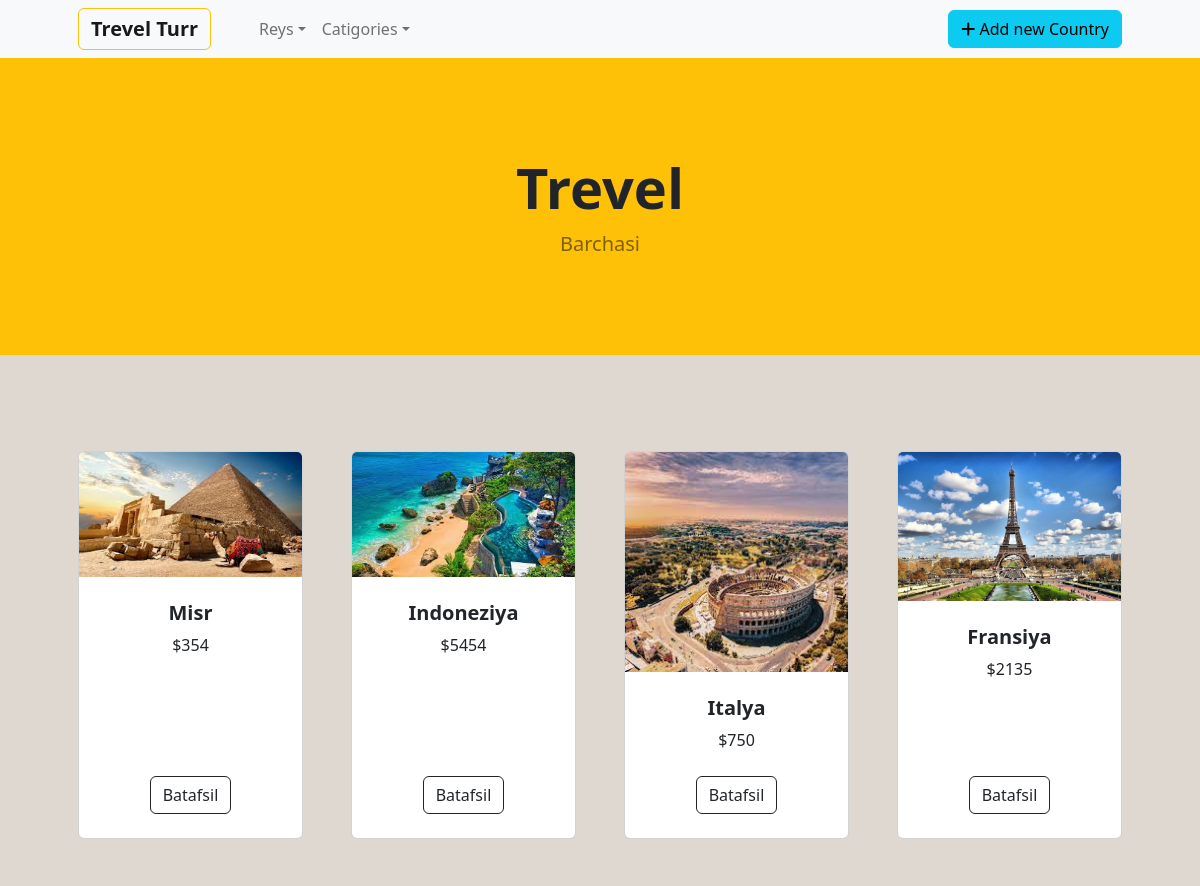
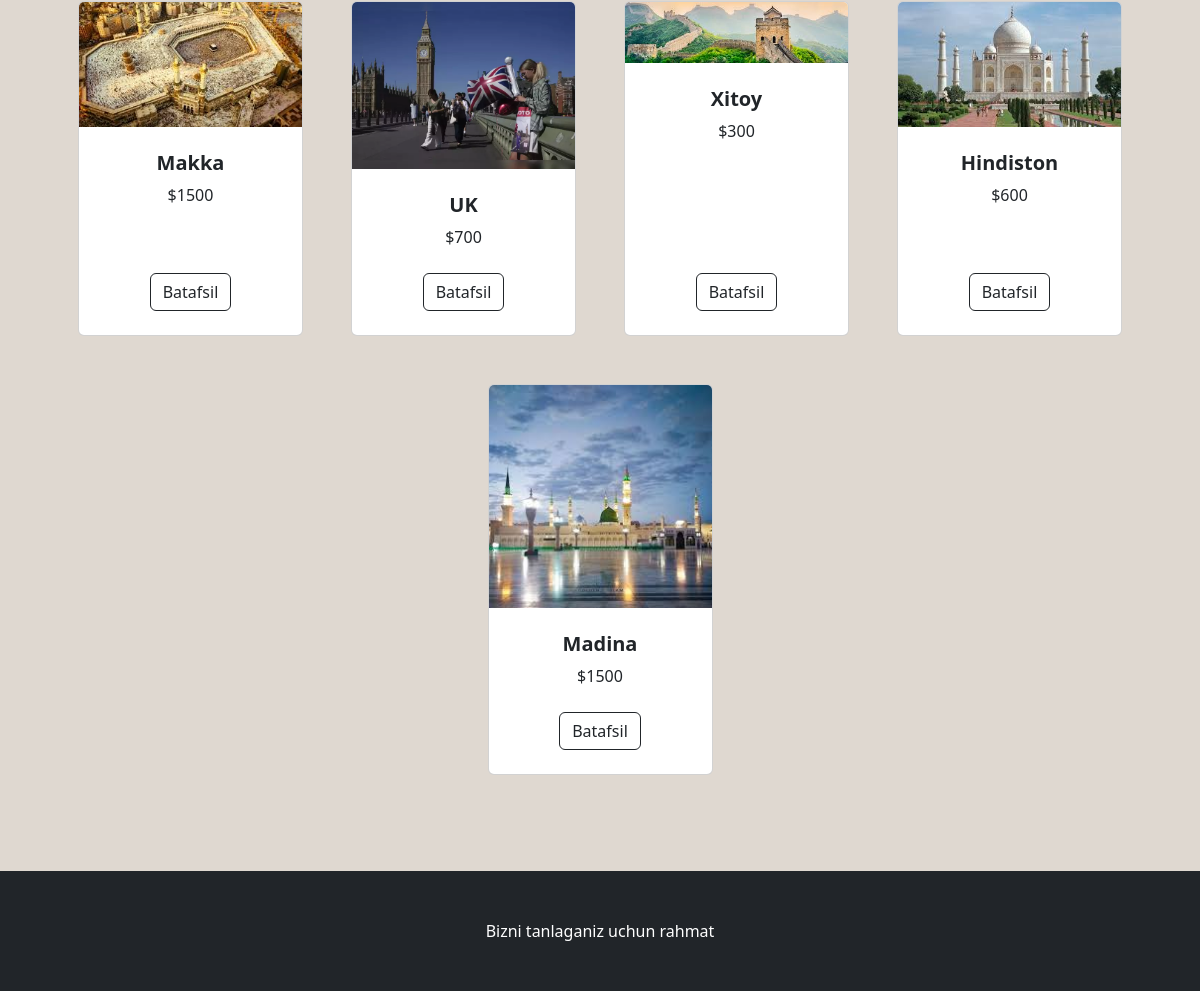
The page / on the database its author committed (2 pictures, top to bottom).
### shop/models.py (models this page shows, shortened)
class Product(models.Model):
    name=models.CharField(max_length=100)
    price=models.PositiveIntegerField()
    category=models.ForeignKey(Category,on_delete=models.CASCADE,related_name='products' )
    product_date=models.DateField(auto_now_add=True)
    image=models.ImageField(upload_to='product_image/',null=True)
    about=models.CharField(max_length=1500,null=True)

### shop/views.py (the view)
# urls.py: 2. Add a URL to urlpatterns:  path('', views.home, name='home')
def home(request):
    products = Product.objects.all()
    categorys = Category.objects.all()
    air = Air.objects.all()
    return render(request, 'home.html', {"products":products, "cats":categorys, 'air':air})

### template/home.html
{% extends 'base.html' %}
{% block content %}
        <section class="py-5">
            <div class="container px-4 px-lg-5 mt-5">
                <div class="row gx-4 gx-lg-5 row-cols-2 row-cols-md-3 row-cols-xl-4 justify-content-center">
                    {% for product in products %}
                    <div class="col mb-5">
                        <div class="card h-100">
                            <img class="card-img-top" src="{{product.image.url}}" alt="..." />
                            <div class="card-body p-4">
                                <div class="text-center">
                                    <h5 class="fw-bolder">{{ product.name }}</h5>
                                    ${{ product.price }}
                                </div>
                            </div>
                            <div class="card-footer p-4 pt-0 border-top-0 bg-transparent">
                                <div class="text-center">
                                    <a class="btn btn-outline-dark mt-auto" href="{% url 'batafsil' product.id %}">Batafsil</a>
                                </div>
                            </div>
                        </div>
                    </div>
                    {% endfor %}
                </div>
            </div>
        </section>
{% endblock content %}

### template/base.html (shortened to what this page needs)
{% load static %}
<!DOCTYPE html>
<html lang="en">
    <head>
        <link rel="stylesheet" href="https://cdnjs.cloudflare.com/ajax/libs/font-awesome/6.5.2/css/all.min.css" />
        <link href="https://cdn.jsdelivr.net/npm/bootstrap-icons@1.5.0/font/bootstrap-icons.css" rel="stylesheet" />
        <link href="{% static 'css/styles.css' %}" rel="stylesheet" />
    </head>
    <body style="background-color: rgb(223, 216, 208);">
        <nav class="navbar navbar-expand-lg navbar-light bg-light">
            <div class="container px-4 px-lg-5">
                <a class="navbar-brand btn btn-outline-warning" href="{% url 'home' %}"><b> Trevel Turr</b></a>
                <div class="collapse navbar-collapse" id="navbarSupportedContent">
                    <ul class="navbar-nav me-auto mb-2 mb-lg-0 ms-lg-4">
                        <li class="nav-item dropdown">
                            <a class="nav-link dropdown-toggle" id="navbarDropdown" href="#" role="button" data-bs-toggle="dropdown" aria-expanded="false">Reys</a>
                        </li>
                        <li class="nav-item dropdown">
                            <a class="nav-link dropdown-toggle" id="navbarDropdown" href="#" role="button" data-bs-toggle="dropdown" aria-expanded="false">Catigories</a>
                        </li>
                    </ul>
                    <form class="d-flex">
                        <a HREF="{% url 'create_product' %}" class="btn btn-info" type="submit">
                            <i class="fa-solid fa-plus"></i> Add new Country
                        </a>
                    </form>
                </div>
            </div>
        </nav>
        <header class="bg-warning py-5">
            <div class="container px-4 px-lg-5 my-5">
                <div class="text-center text-dark">
                    <h1 class="display-4 fw-bolder"> Trevel</h1>
                    <p class="lead fw-normal text-black-50 mb-0">Barchasi </p>
                </div>
            </div>
        </header>
            {% block content %}
            {% endblock content %}
        <footer class="py-5 bg-dark">
            <div class="container"><p class="m-0 text-center text-white"> Bizni tanlaganiz uchun rahmat</p></div>
        </footer>
    </body>
</html>

### rows shown on the page
Product: image (picture), name "Misr", price "354"
Product: image (picture), name "Indoneziya", price "5454"
Product: image (picture), name "Italya", price "750"
Product: image (picture), name "Fransiya", price "2135"
Product: image (picture), name "Makka", price "1500"
Product: image (picture), name "UK", price "700"
Product: image (picture), name "Xitoy", price "300"
Product: image (picture), name "Hindiston", price "600"
Product: image (picture), name "Madina", price "1500"
